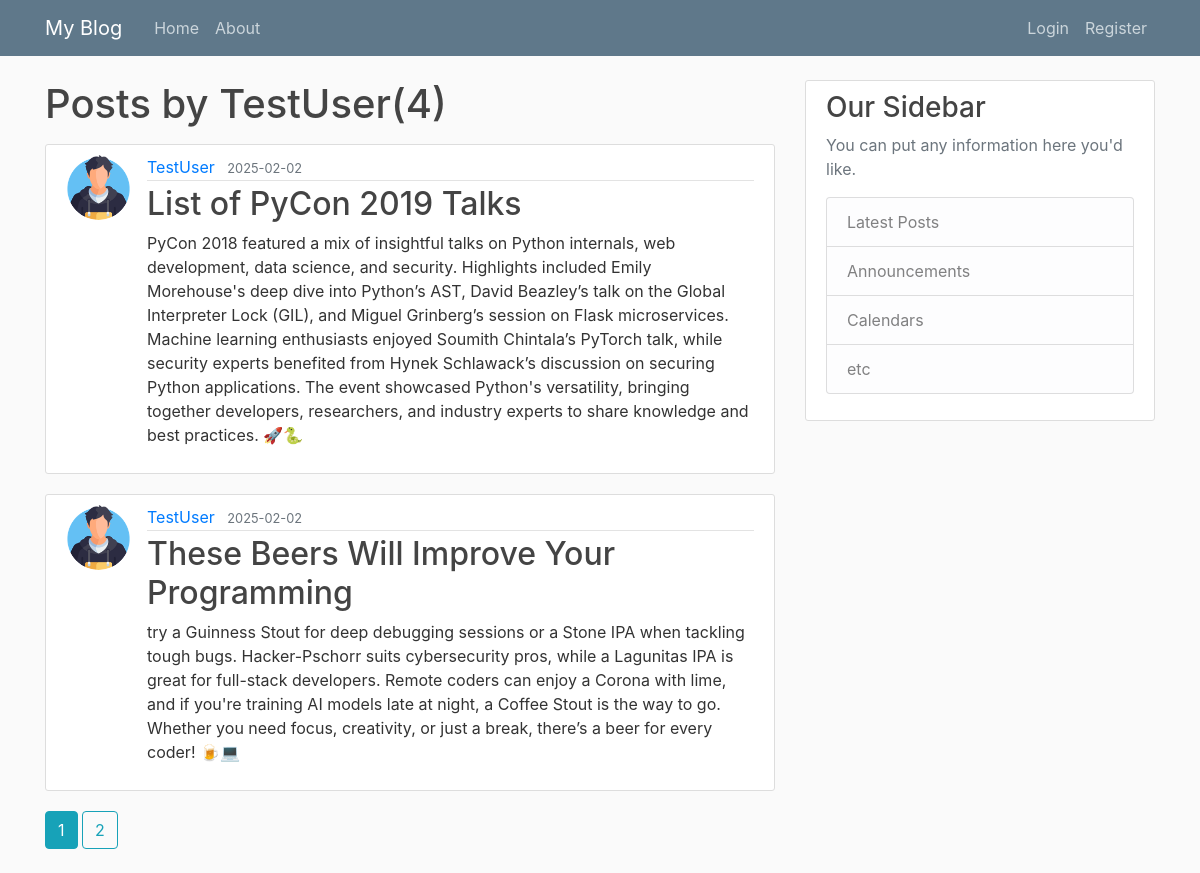
The page /home/TestUser on the database as committed earlier.
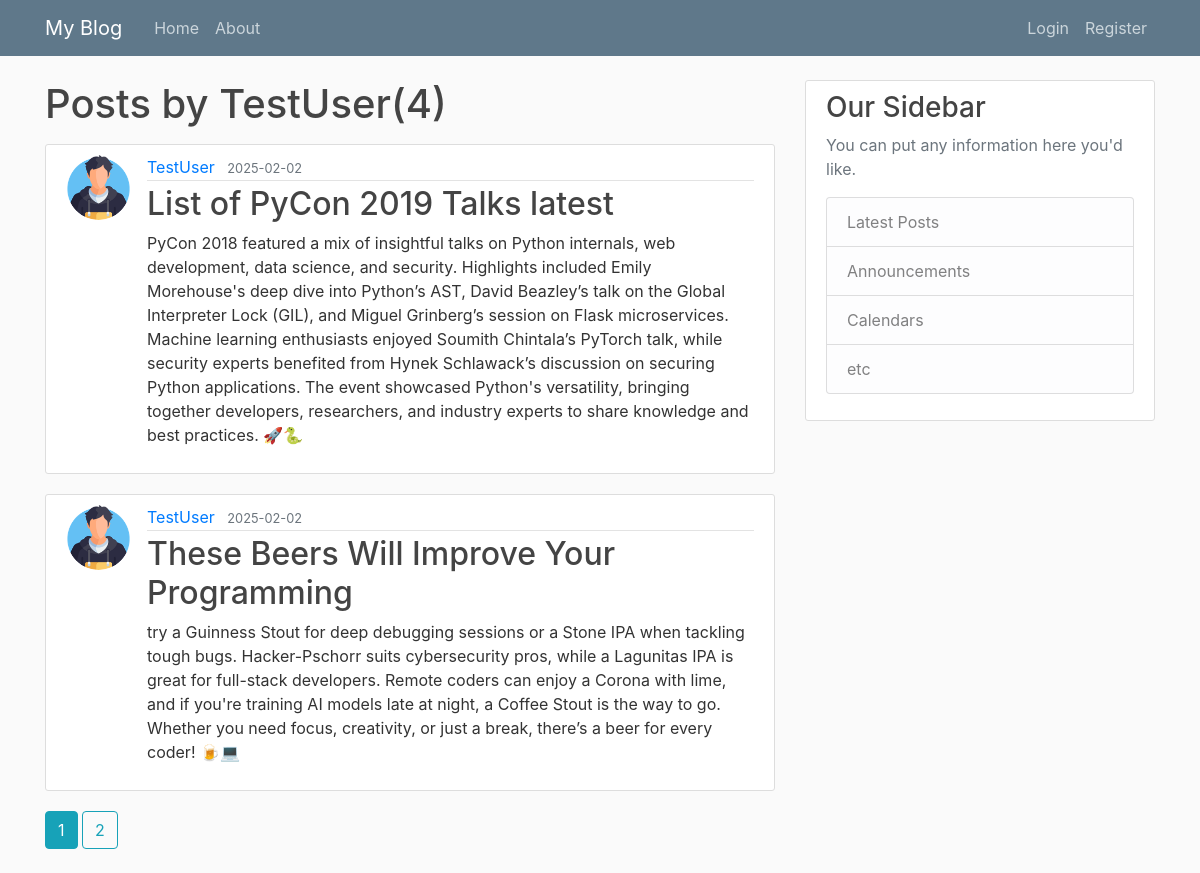
The same page on the database as committed later.
### flaskblog/models.py (models this page shows, shortened)
class Post(db.Model):
    id = db.Column(db.Integer, primary_key=True)
    title=db.Column(db.String(100),nullable=False)
    date_posted=db.Column(db.DateTime,nullable=False,default=datetime.utcnow)
    content=db.Column(db.Text,nullable=False)
    user_id=db.Column(db.Integer,db.ForeignKey("user.id"),nullable=False)

class User(db.Model, UserMixin):
    id = db.Column(db.Integer, primary_key=True)
    username = db.Column(db.String(20),unique=True,nullable=False)
    email = db.Column(db.String(120),unique=True,nullable=False)
    image_file = db.Column(db.String(20),nullable=False,default='default.jpg')
    password = db.Column(db.String(60),nullable=False)
    posts=db.relationship('Post',backref='author',lazy=True)

### flaskblog/users/routes.py (the view)
@users.route("/home/<string:username>")
def user_posts(username):
    page=request.args.get('page',1,type=int)
    user=User.query.filter_by(username=username).first_or_404()
    posts=Post.query.filter_by(author=user)\
        .order_by(Post.date_posted.desc())\
        .paginate(page=page,per_page=2)
    return render_template ("user_posts.html",posts=posts,user=user)

### flaskblog/templates/user_posts.html
{%extends 'layout.html'%} {%block content%}
<h1 class="mb-3">Posts by {{user.username}}({{posts.total}})</h1>
{%for post in posts.items%}
<article class="media content-section">
  <img
    class="rounded-circle article-img"
    src="{{url_for('static',filename='profile_pics/'+post.author.image_file)}}"
  />
  <div class="media-body">
    <div class="article-metadata">
      <a
        class="mr-2"
        href="{{url_for('users.user_posts',username=post.author.username)}}"
        >{{ post.author.username }}</a
      >
      <small class="text-muted"
        >{{ post.date_posted.strftime('%Y-%m-%d') }}</small
      >
    </div>
    <h2>
      <a class="article-title" href="{{url_for('posts.post',post_id=post.id)}}"
        >{{ post.title }}</a
      >
    </h2>
    <p class="article-content">{{ post.content }}</p>
  </div>
</article>
{%endfor%} {%for page_num in
posts.iter_pages(left_edge=1,right_edge=1,left_current=1,right_current=2)%} {%if
page_num%} {%if posts.page==page_num%}
<a
  class="btn btn-info mb-4"
  href="{{url_for('users.user_posts',username=user.username,page=page_num)}}"
  >{{page_num}}</a
>
{%else%}
<a
  class="btn btn-outline-info mb-4"
  href="{{url_for('users.user_posts',username=user.username,page=page_num)}}"
  >{{page_num}}</a
>
{%endif%} {%else%} ... {%endif%} {%endfor%} {%endblock content%}

Rows that differ between the two databases and show on the page:
changed Post: title "List of PyCon 2019 Talks" → "List of PyCon 2019 Talks latest"
